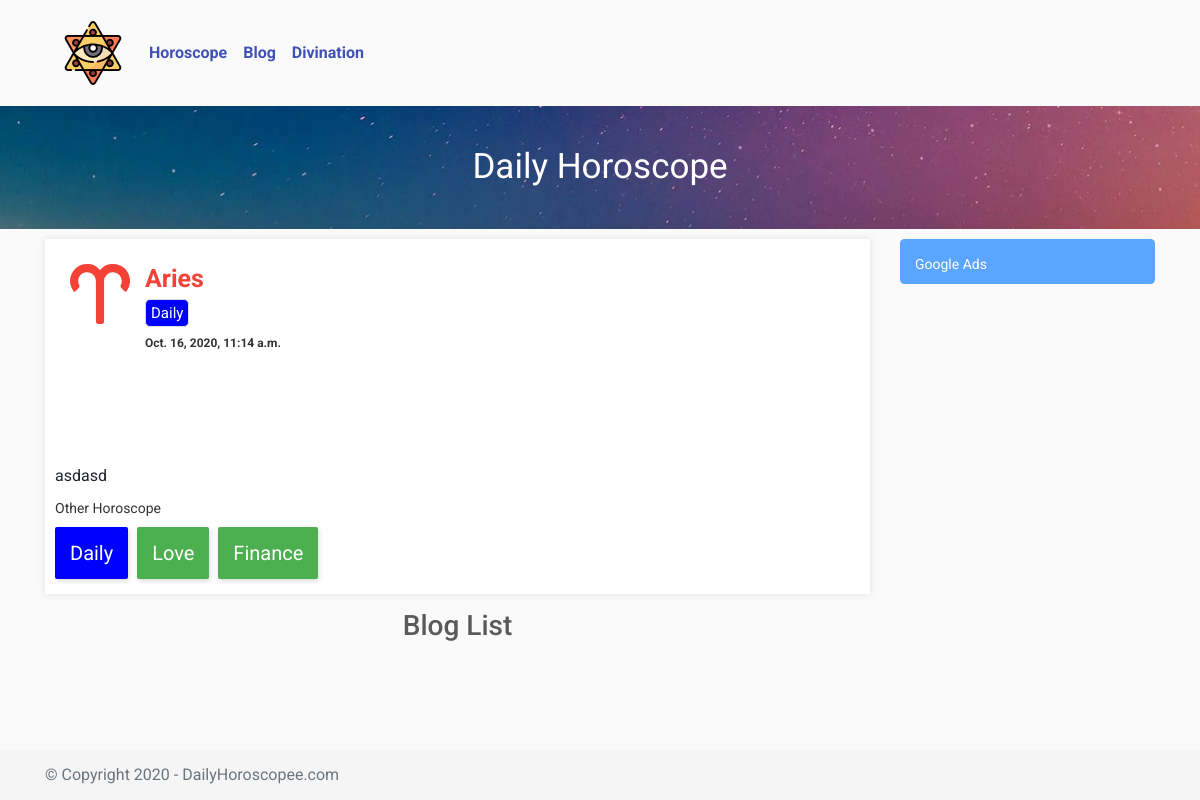
The page /horoscope/Aries/Daily on the database its author committed.
### my_site/models.py (models this page shows, shortened)
class SignsList(models.Model):
    Title = models.TextField(blank=True )
    Image = models.TextField(blank=True)
    Daily = models.TextField(blank=True,null=True)
    Love = models.TextField(blank=True, null=True)
    Finance = models.TextField(blank=True, null=True)
    date = models.DateField(auto_now=True)

### my_site/views.py (the view)
# urls.py: path('horoscope/<slug:slug>/<slug:cat>',singCategory,name='singCategory'),
def singCategory(request,slug,cat):
    sign = SignsList.objects.get(Title=slug)
    articled = Blogmodel.objects.all()
    args = {'sign':sign, 'cat':cat, 'slug':slug,'articled':articled}
    return render(request,'base3.html',args)

### my_site/templates/base3.html (shortened to what this page needs)
{% load static %}
<!doctype html>
<html lang="en">
<head>
    <link rel="stylesheet" href="{% static 'assets/css/bootstrap.min.css' %}">
    <link rel="stylesheet" href="{% static 'assets/css/style.css' %}">
</head>
<body>
    <div>
        <div class="container">
            <nav class="navbar navbar-expand-lg navbar-light">
                <a class="navbar-brand" href="/"><img src="{% static 'assets/img/eye.png' %}" alt=""></a>
                <div class="collapse navbar-collapse" id="navbarSupportedContent">
                    <ul class="navbar-nav mr-auto">
                        <li class="nav-item active">
                            <a href="/" class="nav-link">Horoscope</a>
                        </li>
                        <li class="nav-item active">
                            <a href="/openblog" class="nav-link">Blog</a>
                        </li>
                        <li class="nav-item active">
                            <a href="/Divination-on-chamomile/" class="nav-link">Divination</a>
                        </li>
                    </ul>
                    <div class="form-inline my-2 my-lg-0">
                        <ins class="adsbygoogle" style="display:inline-block;width:728px;height:90px"
                            data-ad-client="ca-pub-8283141263662455" data-ad-slot="9651234283"></ins>
                    </div>
                </div>
            </nav>
        </div>
        {%if cat == 'Daily'%}
        <div class="header3_dgis">
            {% block content %}{{ cat }} Horoscope {% endblock content %}
        </div>
        {%elif cat == 'Love' %}
        <div class="header3_siyvaruli ">
            {{ cat }} Horoscope
        </div>
        {% elif cat == 'Finance' %}
        <div class='header3_finansebi'>
            {{ cat }} Horoscope
        </div>
        {% endif %}
        <div class="container">
            <div class="row">
                <div class="col-sm-9 col-md-12 col-lg-9">
                    <div class="horoscope_box_big">
                        <div class="horoscope_box_big_text">
                            <div class="fullpage_top">
                                {{ sign.Image|safe }}
                                <div class="fullpage_top_right">
                                    <h1>{{ sign.Title }}</h1>
                                    <span class="period_title period_title_active">{{ cat }}</span>
                                    <div class="period_date">
                                        {{ sign.date }}
                                    </div>
                                </div>
                            </div>
                            <div class="center">
                                <ins class="adsbygoogle"
                                    style="display:inline-block;height:90px;width: 99%;margin: 0 auto"
                                    data-ad-client="ca-pub-8283141263662455" data-ad-slot="9651234283"></ins>
                            </div>
                            <div class="blog_descr1">
                                {%if cat == 'Daily' %}
                                {{ sign.Daily }}
                                {% elif cat == 'Love' %}
                                {{ sign.Love }}
                                {% elif cat == 'Finance' %}
                                {{ sign.Finance }}
                                {% endif %}
                            </div>
                            <div class="menu_tabs">
                                <div class="menu_tabs_title">Other Horoscope</div>
                                <a href="/horoscope/{{ slug }}/Daily"
                                    class="noDecoration btn-skin {%if cat == 'Daily' %}period_title_active{% endif %} ">Daily</a>
                                <a href="/horoscope/{{ slug }}/Love"
                                    class="noDecoration btn-skin {%if cat == 'Love' %}period_title_active{% endif %}">Love</a>
                                <a href="/horoscope/{{ slug }}/Finance"
                                    class="noDecoration btn-skin {%if cat == 'Finance' %}period_title_active{% endif %}">Finance</a>
                            </div>
                        </div>
                    </div>
                    <div class="container">
                        <div class="choose_zodiac">
                            <h3 class="text-center">Blog List</h3>
                        </div>
                    </div>
                    <div class="">
                        <div class="story1 owl-carousel owl-theme">
                        </div>
                    </div>
                </div>
                <div class="col-sm-3 col-md-12 col-lg-3 rightNavRelative">
                    <div class="ScrollBar">
                        <div class="AdsStlye">Google Ads</div>
                    </div>
                </div>
            </div>
        </div>
    </div>
</body>
<footer class="footer">
    <div class="container">
        <span class="text-muted">© Copyright 2020 - DailyHoroscopee.com</span>
    </div>
</footer>
</html>

### static/assets/css/style.css (style rules this page uses)
* { font-family: 'Roboto', sans-serif!important; }
html { position: relative; min-height: 100%; }
body { background: #fafafa; margin-bottom: 50px; }
@media screen and (min-width:850px) { .choose_zodiac { font-size: 20px!important; margin-bottom: 10px; font-family: font2; color: #5a5a5a; margin-top: 15px; font-weight: 500!important } }
@media screen and (min-width:850px) { .horoscope_box_big { padding: 10px; margin-top: 10px; margin-bottom: 10px; overflow: hidden; background: #fff; box-shadow: 0 0 8px rgba(0, 0, 0, .1); font-size: 16px; line-height: 22px; } }
@media screen and (min-width:850px) { .horoscope_box_big_text { overflow: hidden } }
@media screen and (min-width:850px) { .horoscope_image { width: 45px; height: 45px; margin: 0 } }
@media screen and (min-width:850px) { .owl-carousel { box-sizing: border-box } }
@media screen and (min-width:850px) { .story1 { margin: 10px 0 20px } }
@media screen and (min-width:850px) { .fullpage_top { overflow: hidden; padding: 15px } }
@media screen and (min-width:850px) { .fullpage_top .horoscope_image { float: left; width: 60px; height: 60px } }
@media screen and (min-width:850px) { .fullpage_top h1 { font-weight: bold; margin: 0; font-size: 25px; color: #f44336; display: block; } }
@media only screen
and (min-device-width : 320px)
and (max-device-width : 991px) { .mr-auto, .mx-auto { text-align: center!important; } }
@media only screen
and (min-device-width : 320px)
and (max-device-width : 991px) { .nav-link { color: #3f51b5!important; } }
.owl-carousel, .owl-carousel .owl-item { -webkit-tap-highlight-color: transparent; position: relative }
.owl-carousel { display: none; width: 100%; z-index: 1 }
.no-js .owl-carousel, .owl-carousel.owl-loaded { display: block }
.icon1 { fill: #f44336 }
.nav-link { font-weight: bold!important; }
.noDecoration { text-decoration: none!important; }
.footer { position: absolute; bottom: 0; width: 100%; height: 50px; line-height: 50px; background-color: #f5f5f5; }
.AdsStlye { margin-top: 10px; height: 45px; width: 100%; background-color: #59a5ff; color: #fff; display: block; box-sizing: border-box; font-family: font2; font-size: 14px; border-radius: 4.5px; position: relative; margin-bottom: 6px; padding: 15px; }
.fullpage_top_right { float: left; margin-left: 15px; }
.period_title { border: 1px solid #ddd; border-radius: 5px; padding: 2px 5px; font-size: 15px; font-family: font1; margin-top: 5px; display: inline-block }
.period_date { font-weight: 700; color: #333; margin-top: 5px; font-size: 12px }
.period_title_active { background-color: blue!important; color: white!important; }
.menu_tabs { width: 100% }
.menu_tabs_title { color: #333; margin-top: 10px; font-size: 14px; font-family: font2 }
.btn-skin { border-radius: 2px; box-shadow: 1px 2px 5px rgba(0, 0, 0, .15); background: #4CAF50; color: #fff; width: auto; padding: 15px; transition: background-color 300ms linear; font-family: proxima-nova, sans-serif; font-size: 1rem; cursor: pointer; display: inline-block; margin: 8px 5px 5px 0; font-size: 20px; font-family: font2 }
.header3_dgis { width: 100%; background-image: url("../../assets/img/dpo-banner-bg.jpg"); text-align: center; color: #fff; font-family: font2; font-size: 35px; padding: 35px 0; overflow: hidden }

### rows shown on the page
SignsList: Title "Aries", date "Oct. 16, 2020, 11:14 a.m.", Daily "asdasd"

### other values the page prints
{{ cat }} "Daily"
